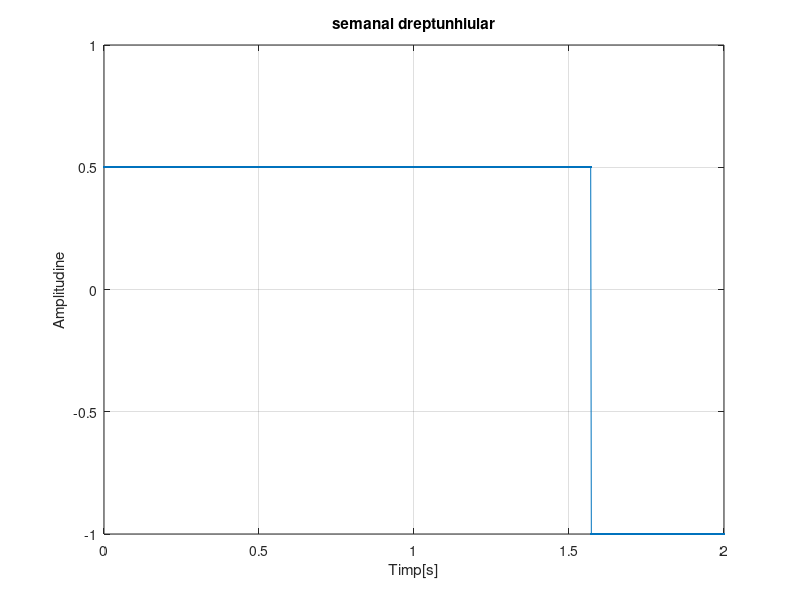
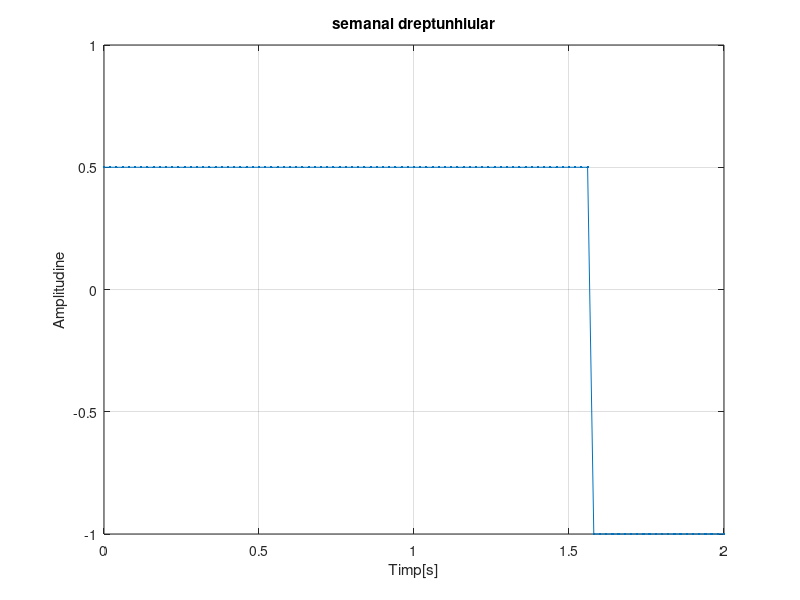
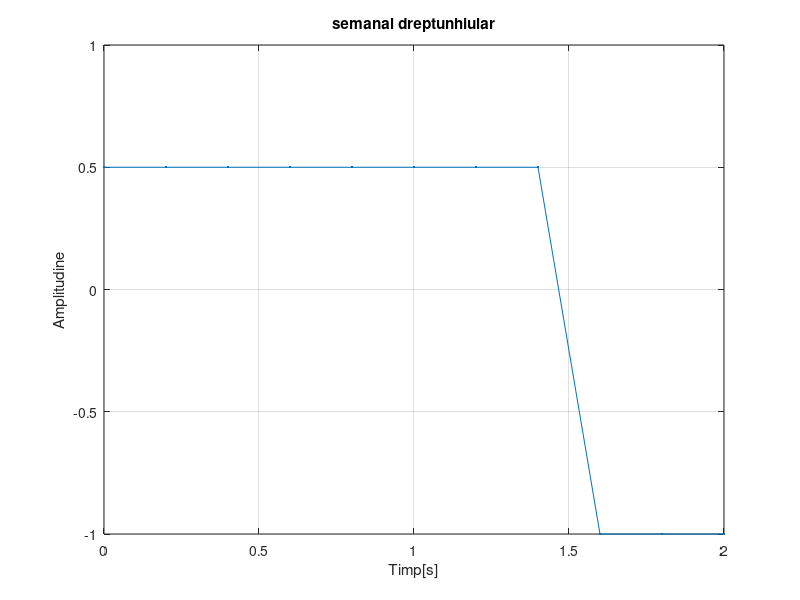

Write the MATLAB code that produced these figures, in order.
figure(1);
T=2; %periaoda
t=0:0.002:2; %perioada de la 0 la 2 secunde cu rezolutia temporara de 2 ms;
duty=25
s=square(t,duty); %genrarea semnalului dreptunghiular
for index=1:length(s);
    if s(1,index)==1; 
        s(1,index)=0.5; %nivel maxim =0.5
    end 
end  
plot(t,s,'.-'), xlabel('Timp[s]'), ylabel('Amplitudine'), title('semanal dreptunhiular'),grid; %afisarea semanalului;

figure(2);
T=2;
t=0:0.02:2;
duty=25;
s=square(t,duty);
for index=1:length(s);
    if s(1,index)==1; 
        s(1,index)=0.5;
    end 
end  
plot(t,s,'.-'), xlabel('Timp[s]'), ylabel('Amplitudine'), title('semanal dreptunhiular'),grid;

figure(3);
T=2;
t=0:0.2:2;
duty=25;
s=square(t,duty);
for index=1:length(s);
    if s(1,index)==1; 
        s(1,index)=0.5;
    end 
end  
plot(t,s,'.-'), xlabel('Timp[s]'), ylabel('Amplitudine'), title('semanal dreptunhiular'),grid;